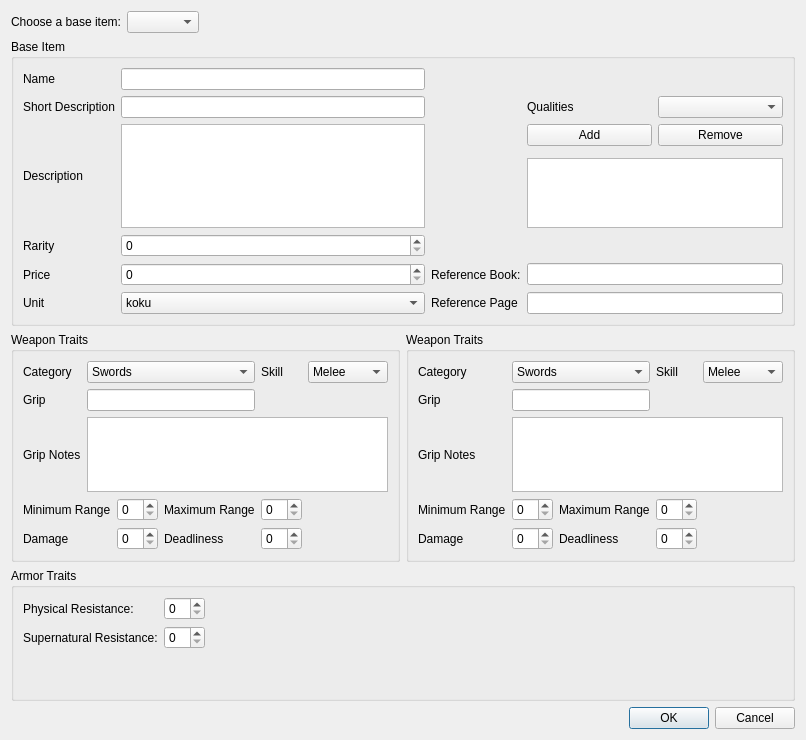
<?xml version="1.0" encoding="UTF-8"?>
<ui version="4.0">
 <class>AddItemDialog</class>
 <widget class="QDialog" name="AddItemDialog">
  <property name="geometry">
   <rect>
    <x>0</x>
    <y>0</y>
    <width>749</width>
    <height>693</height>
   </rect>
  </property>
  <property name="sizePolicy">
   <sizepolicy hsizetype="Preferred" vsizetype="Preferred">
    <horstretch>0</horstretch>
    <verstretch>0</verstretch>
   </sizepolicy>
  </property>
  <property name="windowTitle">
   <string>Add Item</string>
  </property>
  <layout class="QVBoxLayout" name="verticalLayout">
   <property name="sizeConstraint">
    <enum>QLayout::SetMinimumSize</enum>
   </property>
   <item>
    <layout class="QHBoxLayout" name="horizontalLayout_2">
     <item>
      <widget class="QLabel" name="label_28">
       <property name="text">
        <string>Choose a base item:</string>
       </property>
      </widget>
     </item>
     <item>
      <widget class="QComboBox" name="itemtemplate_combobox"/>
     </item>
     <item>
      <spacer name="horizontalSpacer_4">
       <property name="orientation">
        <enum>Qt::Horizontal</enum>
       </property>
       <property name="sizeHint" stdset="0">
        <size>
         <width>40</width>
         <height>20</height>
        </size>
       </property>
      </spacer>
     </item>
    </layout>
   </item>
   <item>
    <widget class="QGroupBox" name="groupBox">
     <property name="title">
      <string>Base Item</string>
     </property>
     <layout class="QGridLayout" name="gridLayout">
      <item row="7" column="2">
       <widget class="QLabel" name="label_4">
        <property name="text">
         <string>Reference Book:</string>
        </property>
       </widget>
      </item>
      <item row="8" column="1">
       <widget class="QComboBox" name="unit_comboBox">
        <item>
         <property name="text">
          <string>koku</string>
         </property>
        </item>
        <item>
         <property name="text">
          <string>zeni</string>
         </property>
        </item>
        <item>
         <property name="text">
          <string>bu</string>
         </property>
        </item>
       </widget>
      </item>
      <item row="8" column="0">
       <widget class="QLabel" name="label_7">
        <property name="text">
         <string>Unit</string>
        </property>
       </widget>
      </item>
      <item row="8" column="2">
       <widget class="QLabel" name="label_5">
        <property name="text">
         <string>Reference Page</string>
        </property>
       </widget>
      </item>
      <item row="2" column="0">
       <widget class="QLabel" name="label_3">
        <property name="text">
         <string>Short Description</string>
        </property>
       </widget>
      </item>
      <item row="0" column="0">
       <widget class="QLabel" name="label">
        <property name="text">
         <string>Name</string>
        </property>
       </widget>
      </item>
      <item row="2" column="1">
       <widget class="QLineEdit" name="shortdesc_lineEdit"/>
      </item>
      <item row="6" column="0">
       <widget class="QLabel" name="label_8">
        <property name="text">
         <string>Rarity</string>
        </property>
       </widget>
      </item>
      <item row="7" column="0">
       <widget class="QLabel" name="label_6">
        <property name="text">
         <string>Price</string>
        </property>
       </widget>
      </item>
      <item row="6" column="1">
       <widget class="QSpinBox" name="rarity_spinBox"/>
      </item>
      <item row="0" column="1">
       <widget class="QLineEdit" name="itemname_lineEdit"/>
      </item>
      <item row="7" column="1">
       <widget class="QSpinBox" name="price_spinbox"/>
      </item>
      <item row="2" column="4">
       <widget class="QComboBox" name="qual_comboBox"/>
      </item>
      <item row="2" column="3">
       <widget class="QLabel" name="label_19">
        <property name="text">
         <string>Qualities</string>
        </property>
       </widget>
      </item>
      <item row="3" column="3" colspan="2">
       <layout class="QHBoxLayout" name="horizontalLayout">
        <item>
         <widget class="QPushButton" name="qual_add_pushButton">
          <property name="text">
           <string>Add</string>
          </property>
         </widget>
        </item>
        <item>
         <widget class="QPushButton" name="qual_rem_pushButton">
          <property name="text">
           <string>Remove</string>
          </property>
         </widget>
        </item>
       </layout>
      </item>
      <item row="5" column="3" colspan="2">
       <widget class="QListView" name="qual_listView"/>
      </item>
      <item row="7" column="3" colspan="2">
       <widget class="QLineEdit" name="book_lineEdit"/>
      </item>
      <item row="8" column="3" colspan="2">
       <widget class="QLineEdit" name="page_lineEdit"/>
      </item>
      <item row="3" column="1" rowspan="3">
       <widget class="QTextEdit" name="desc_textEdit"/>
      </item>
      <item row="3" column="0" rowspan="3">
       <widget class="QLabel" name="label_2">
        <property name="text">
         <string>Description</string>
        </property>
       </widget>
      </item>
     </layout>
    </widget>
   </item>
   <item>
    <layout class="QHBoxLayout" name="horizontalLayout_3">
     <item>
      <widget class="QGroupBox" name="weap_1_groupBox">
       <property name="sizePolicy">
        <sizepolicy hsizetype="Expanding" vsizetype="Minimum">
         <horstretch>0</horstretch>
         <verstretch>0</verstretch>
        </sizepolicy>
       </property>
       <property name="title">
        <string>Weapon Traits</string>
       </property>
       <layout class="QGridLayout" name="gridLayout_4">
        <item row="0" column="0">
         <widget class="QLabel" name="label_9">
          <property name="text">
           <string>Category</string>
          </property>
         </widget>
        </item>
        <item row="0" column="1" colspan="3">
         <widget class="QComboBox" name="grip1_category_comboBox">
          <item>
           <property name="text">
            <string>Swords</string>
           </property>
          </item>
          <item>
           <property name="text">
            <string>Axes</string>
           </property>
          </item>
          <item>
           <property name="text">
            <string>Blunt Weapons</string>
           </property>
          </item>
          <item>
           <property name="text">
            <string>Hand Weapons</string>
           </property>
          </item>
          <item>
           <property name="text">
            <string>Polearms</string>
           </property>
          </item>
          <item>
           <property name="text">
            <string>Bows</string>
           </property>
          </item>
          <item>
           <property name="text">
            <string>Crossbows</string>
           </property>
          </item>
          <item>
           <property name="text">
            <string>Specialist Weapons</string>
           </property>
          </item>
          <item>
           <property name="text">
            <string>Other</string>
           </property>
          </item>
         </widget>
        </item>
        <item row="0" column="4">
         <widget class="QLabel" name="label_10">
          <property name="text">
           <string>Skill</string>
          </property>
         </widget>
        </item>
        <item row="0" column="5">
         <widget class="QComboBox" name="grip1_skill_comboBox">
          <item>
           <property name="text">
            <string>Melee</string>
           </property>
          </item>
          <item>
           <property name="text">
            <string>Ranged</string>
           </property>
          </item>
          <item>
           <property name="text">
            <string>Unarmed</string>
           </property>
          </item>
         </widget>
        </item>
        <item row="1" column="0">
         <widget class="QLabel" name="label_11">
          <property name="text">
           <string>Grip</string>
          </property>
         </widget>
        </item>
        <item row="1" column="4" colspan="2">
         <spacer name="horizontalSpacer">
          <property name="orientation">
           <enum>Qt::Horizontal</enum>
          </property>
          <property name="sizeHint" stdset="0">
           <size>
            <width>109</width>
            <height>20</height>
           </size>
          </property>
         </spacer>
        </item>
        <item row="2" column="0">
         <widget class="QLabel" name="label_16">
          <property name="text">
           <string>Grip Notes</string>
          </property>
         </widget>
        </item>
        <item row="2" column="1" colspan="5">
         <widget class="QTextEdit" name="grip1_notes_textEdit">
          <property name="sizePolicy">
           <sizepolicy hsizetype="Expanding" vsizetype="Minimum">
            <horstretch>0</horstretch>
            <verstretch>0</verstretch>
           </sizepolicy>
          </property>
          <property name="maximumSize">
           <size>
            <width>16777215</width>
            <height>75</height>
           </size>
          </property>
         </widget>
        </item>
        <item row="3" column="0" colspan="2">
         <widget class="QLabel" name="label_12">
          <property name="text">
           <string>Minimum Range</string>
          </property>
         </widget>
        </item>
        <item row="3" column="2">
         <widget class="QSpinBox" name="grip1_minrange_spinBox"/>
        </item>
        <item row="3" column="3">
         <widget class="QLabel" name="label_13">
          <property name="text">
           <string>Maximum Range</string>
          </property>
         </widget>
        </item>
        <item row="3" column="4">
         <widget class="QSpinBox" name="grip1_maxrange_spinBox"/>
        </item>
        <item row="4" column="0">
         <widget class="QLabel" name="label_14">
          <property name="text">
           <string>Damage</string>
          </property>
         </widget>
        </item>
        <item row="4" column="2">
         <widget class="QSpinBox" name="grip1_dam_spinBox"/>
        </item>
        <item row="4" column="3">
         <widget class="QLabel" name="label_15">
          <property name="text">
           <string>Deadliness</string>
          </property>
         </widget>
        </item>
        <item row="4" column="4">
         <widget class="QSpinBox" name="grip1_dls_spinBox"/>
        </item>
        <item row="1" column="1" colspan="3">
         <widget class="QLineEdit" name="grip1_lineEdit"/>
        </item>
       </layout>
      </widget>
     </item>
     <item>
      <widget class="QGroupBox" name="weap_2_groupBox">
       <property name="sizePolicy">
        <sizepolicy hsizetype="Expanding" vsizetype="Minimum">
         <horstretch>0</horstretch>
         <verstretch>0</verstretch>
        </sizepolicy>
       </property>
       <property name="title">
        <string>Weapon Traits</string>
       </property>
       <layout class="QGridLayout" name="gridLayout_2">
        <item row="6" column="0">
         <widget class="QLabel" name="label_25">
          <property name="text">
           <string>Damage</string>
          </property>
         </widget>
        </item>
        <item row="0" column="1" colspan="2">
         <widget class="QComboBox" name="grip2_category_comboBox">
          <item>
           <property name="text">
            <string>Swords</string>
           </property>
          </item>
          <item>
           <property name="text">
            <string>Axes</string>
           </property>
          </item>
          <item>
           <property name="text">
            <string>Blunt Weapons</string>
           </property>
          </item>
          <item>
           <property name="text">
            <string>Hand Weapons</string>
           </property>
          </item>
          <item>
           <property name="text">
            <string>Polearms</string>
           </property>
          </item>
          <item>
           <property name="text">
            <string>Bows</string>
           </property>
          </item>
          <item>
           <property name="text">
            <string>Crossbows</string>
           </property>
          </item>
          <item>
           <property name="text">
            <string>Specialist Weapons</string>
           </property>
          </item>
          <item>
           <property name="text">
            <string>Other</string>
           </property>
          </item>
         </widget>
        </item>
        <item row="2" column="0">
         <widget class="QLabel" name="label_22">
          <property name="text">
           <string>Grip</string>
          </property>
         </widget>
        </item>
        <item row="3" column="0">
         <widget class="QLabel" name="label_23">
          <property name="text">
           <string>Grip Notes</string>
          </property>
         </widget>
        </item>
        <item row="0" column="3">
         <widget class="QLabel" name="label_21">
          <property name="text">
           <string>Skill</string>
          </property>
         </widget>
        </item>
        <item row="5" column="0">
         <widget class="QLabel" name="label_24">
          <property name="text">
           <string>Minimum Range</string>
          </property>
         </widget>
        </item>
        <item row="0" column="0">
         <widget class="QLabel" name="label_20">
          <property name="text">
           <string>Category</string>
          </property>
         </widget>
        </item>
        <item row="6" column="2">
         <widget class="QLabel" name="label_26">
          <property name="text">
           <string>Deadliness</string>
          </property>
         </widget>
        </item>
        <item row="5" column="3">
         <widget class="QSpinBox" name="grip2_maxrange_spinBox"/>
        </item>
        <item row="6" column="3">
         <widget class="QSpinBox" name="grip2_dls_spinBox"/>
        </item>
        <item row="5" column="2">
         <widget class="QLabel" name="label_27">
          <property name="text">
           <string>Maximum Range</string>
          </property>
         </widget>
        </item>
        <item row="5" column="1">
         <widget class="QSpinBox" name="grip2_minrange_spinBox"/>
        </item>
        <item row="6" column="1">
         <widget class="QSpinBox" name="grip2_dam_spinBox"/>
        </item>
        <item row="0" column="4" colspan="3">
         <widget class="QComboBox" name="grip2_skill_comboBox">
          <item>
           <property name="text">
            <string>Melee</string>
           </property>
          </item>
          <item>
           <property name="text">
            <string>Ranged</string>
           </property>
          </item>
          <item>
           <property name="text">
            <string>Unarmed</string>
           </property>
          </item>
         </widget>
        </item>
        <item row="2" column="3" colspan="4">
         <spacer name="horizontalSpacer_3">
          <property name="orientation">
           <enum>Qt::Horizontal</enum>
          </property>
          <property name="sizeHint" stdset="0">
           <size>
            <width>118</width>
            <height>20</height>
           </size>
          </property>
         </spacer>
        </item>
        <item row="3" column="1" colspan="6">
         <widget class="QTextEdit" name="grip2_notes_textEdit">
          <property name="sizePolicy">
           <sizepolicy hsizetype="Expanding" vsizetype="Minimum">
            <horstretch>0</horstretch>
            <verstretch>0</verstretch>
           </sizepolicy>
          </property>
          <property name="maximumSize">
           <size>
            <width>16777215</width>
            <height>75</height>
           </size>
          </property>
         </widget>
        </item>
        <item row="2" column="1" colspan="2">
         <widget class="QLineEdit" name="grip2_lineEdit"/>
        </item>
       </layout>
      </widget>
     </item>
    </layout>
   </item>
   <item>
    <widget class="QGroupBox" name="armor_groupBox">
     <property name="sizePolicy">
      <sizepolicy hsizetype="Minimum" vsizetype="Minimum">
       <horstretch>0</horstretch>
       <verstretch>0</verstretch>
      </sizepolicy>
     </property>
     <property name="title">
      <string>Armor Traits</string>
     </property>
     <layout class="QGridLayout" name="gridLayout_3">
      <item row="2" column="0">
       <spacer name="verticalSpacer">
        <property name="orientation">
         <enum>Qt::Vertical</enum>
        </property>
        <property name="sizeHint" stdset="0">
         <size>
          <width>20</width>
          <height>40</height>
         </size>
        </property>
       </spacer>
      </item>
      <item row="0" column="1">
       <widget class="QSpinBox" name="armor_phys_spinBox"/>
      </item>
      <item row="1" column="1">
       <widget class="QSpinBox" name="armor_supernatural_spinBox"/>
      </item>
      <item row="0" column="0">
       <widget class="QLabel" name="label_17">
        <property name="sizePolicy">
         <sizepolicy hsizetype="Preferred" vsizetype="Minimum">
          <horstretch>0</horstretch>
          <verstretch>0</verstretch>
         </sizepolicy>
        </property>
        <property name="text">
         <string>Physical Resistance:</string>
        </property>
       </widget>
      </item>
      <item row="1" column="0">
       <widget class="QLabel" name="label_18">
        <property name="sizePolicy">
         <sizepolicy hsizetype="Preferred" vsizetype="Minimum">
          <horstretch>0</horstretch>
          <verstretch>0</verstretch>
         </sizepolicy>
        </property>
        <property name="text">
         <string>Supernatural Resistance:</string>
        </property>
       </widget>
      </item>
      <item row="0" column="2">
       <spacer name="horizontalSpacer_2">
        <property name="orientation">
         <enum>Qt::Horizontal</enum>
        </property>
        <property name="sizeHint" stdset="0">
         <size>
          <width>40</width>
          <height>20</height>
         </size>
        </property>
       </spacer>
      </item>
     </layout>
    </widget>
   </item>
   <item>
    <widget class="QDialogButtonBox" name="buttonBox">
     <property name="orientation">
      <enum>Qt::Horizontal</enum>
     </property>
     <property name="standardButtons">
      <set>QDialogButtonBox::Cancel|QDialogButtonBox::Ok</set>
     </property>
    </widget>
   </item>
  </layout>
 </widget>
 <resources/>
 <connections>
  <connection>
   <sender>buttonBox</sender>
   <signal>accepted()</signal>
   <receiver>AddItemDialog</receiver>
   <slot>accept()</slot>
   <hints>
    <hint type="sourcelabel">
     <x>248</x>
     <y>254</y>
    </hint>
    <hint type="destinationlabel">
     <x>157</x>
     <y>274</y>
    </hint>
   </hints>
  </connection>
  <connection>
   <sender>buttonBox</sender>
   <signal>rejected()</signal>
   <receiver>AddItemDialog</receiver>
   <slot>reject()</slot>
   <hints>
    <hint type="sourcelabel">
     <x>316</x>
     <y>260</y>
    </hint>
    <hint type="destinationlabel">
     <x>286</x>
     <y>274</y>
    </hint>
   </hints>
  </connection>
 </connections>
</ui>
